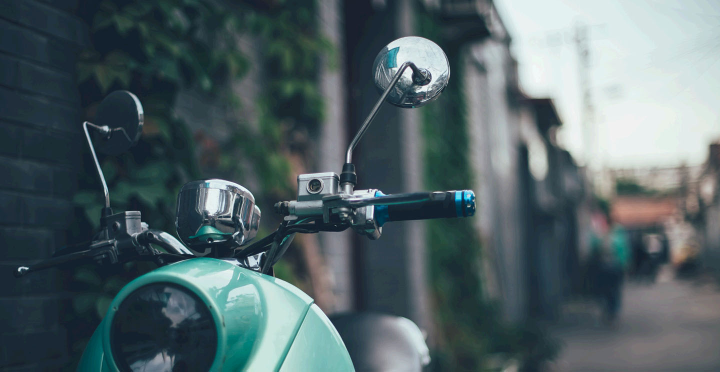
#> input picture background1.jpg, 1440 x 743 px, given in place of 427.jpg, which was not available (shown at 1/2 size)
$ jupyter execute --allow-errors Steganalysis_classifier.ipynb   (shell and % lines are left out)   (older library calls are emulated)   (text cells are left out)
#> lines starting #> are read from the running program, lines starting #| are printed output that depends on the picture; pictures that were not available may be replaced by others from this repository, and a replacement may not be noted
[cell 1]
# Imports
import os
import cv2
import numpy as np
import sys
import xml.etree.ElementTree as ET
import matplotlib.pyplot as plt
import time
from skimage.feature import greycomatrix, greycoprops

from sklearn import svm

[cell 2]
# Testing on only 1 image for now
image_path = "./dataset/T2-Train/img/427.jpg"
xml_path = "./dataset/T2-Train/GT/img/427.jpg.xml"
txt_path = "./dataset/T2-Train/txt/427.txt"
gt_txt_path = "./dataset/T2-Train/GT/txt/427.txt.xml"

[cell 3]
# Load Everything
image = cv2.imread(image_path)
#> image is the input picture: shape (743, 1440, 3); mean B, G, R 102.8, 98.8, 82.3
# GT region from xml
#> (the rest of this cell did not finish here and is left out)

#> (a cell that did not finish here is left out)

#> (a cell that did not finish here is left out)

[cell 6]
image_dict = {}
text_dict = {}
y_dict = {}

[cell 7]
# Our filtering function (assuming that im is already padded)
# It converts the matrix to a 4-d array
# im => image or input
# fil => filter
# return filtred image
def conv_filter(im, fil,trunc = 511):
    fil = np.array(fil)
    # Get the shape of the 4d array needed for filtering
    view_shape = tuple(np.subtract(im.shape, fil.shape) + 1) + fil.shape
    strd = np.lib.stride_tricks.as_strided
    # Get the new view of the array as required for filtering
    subM = strd(im, shape = view_shape, strides = im.strides * 2)
    # for every i,j element in filter with <k,l> 2d array of subM
    # and return thier sum of as an i,j 2d array

#     After getting the filtered output we truncare it
    residual = np.einsum('ij,ijkl->kl',fil,subM.T).T
    residual[residual > trunc] = trunc
    residual[residual < -trunc] = -trunc
    residual = np.round(residual/255).astype('int')
    return residual

[cell 8]
# 1st order filters

def spam14hv(im):
    fil = [[0,0,0],
           [0,-1,1],
           [0,0,0]]
    co_mat = []
    for i in range(4):
        new_im = conv_filter(im, fil)
        co_ocur = greycomatrix(new_im+2,[4],[0, np.pi/2],5,normed=True)
        co_mat.append(co_ocur)
        fil = np.rot90(fil)
    return np.array(co_mat)

# [247 lines left out: functions minmax22hv, minmax24, minmax34hv, minmax41, minmax34, minmax48hv and 1 more, not called in this run]

[cell 9]
# Second order methods
def spam12hv(im):
    fil = [[0,0,0],
           [1,-2,1],
           [0,0,0]]
    co_mat = []
    for i in range(2):
        new_im = conv_filter(im, fil)
        co_ocur = greycomatrix(new_im+2,[4],[0, np.pi/2],5,normed=True)
        co_mat.append(co_ocur)
        fil = np.rot90(fil)

    return np.array(co_mat)

def minmax21(im):
    fil1 = [[0,0,0],
           [1,-2,1],
           [0,0,0]]

    fil2 = [[0,1,0],
           [0,-2,0],
           [0,1,0]]

    co_mat = []

    new_im1 = conv_filter(im, fil1)
    new_im2 = conv_filter(im, fil2)
    out1 = np.min([new_im1,new_im2],axis=0)
    out2 = np.max([new_im1,new_im2],axis=0)

    out1 = greycomatrix(out1+2,[4],[0, np.pi/2],5,normed=True)
    out2 = greycomatrix(out2+2,[4],[0, np.pi/2],5,normed=True)

    co_ocur = out1 - out2
    co_mat.append(co_ocur)

    return np.array(co_mat)


# [92 lines left out: functions minmax41, minmax24hv, minmax32, not called in this run]

[cell 10]
# 3rd degree features
def E33_spam14hv(im):
    fil = [[-1,2,-1],
           [2,-4,2],
           [0,0,0]]

    co_mat = []
    for i in range(4):
        new_im = conv_filter(im, fil)
        co_ocur = greycomatrix(new_im+2,[4],[0, np.pi/2],5,normed=True)
        co_mat.append(co_ocur)
        fil = np.rot90(fil)

    return np.array(co_mat)

def E33_minmax24(im):
    fil1 = [[-1,2,-1],
           [2,-4,2],
           [0,0,0]]

    fil2 = [[-1,2,0],
           [2,-4,0],
           [-1,2,0]]

    co_mat = []
    for i in range(4):

        new_im1 = conv_filter(im, fil1)
        new_im2 = conv_filter(im, fil2)
        out1 = np.min([new_im1,new_im2],axis=0)
        out2 = np.max([new_im1,new_im2],axis=0)

        out1 = greycomatrix(out1+2,[4],[0, np.pi/2],5,normed=True)
        out2 = greycomatrix(out2+2,[4],[0, np.pi/2],5,normed=True)
        co_ocur = out1 - out2
        co_mat.append(co_ocur)

        fil1 = np.rot90(fil1)
        fil2 = np.rot90(fil2)

    return np.array(co_mat)


def E33_minmax22hv(im):
    fil1 = [[-1,2,-1],
           [2,-4,2],
           [0,0,0]]

    fil2 = [[0,0,0],
           [2,-4,2],
           [-1,2,-1]]

    co_mat = []
    for i in range(4):

        new_im1 = conv_filter(im, fil1)
        new_im2 = conv_filter(im, fil2)
        out1 = np.min([new_im1,new_im2],axis=0)
        out2 = np.max([new_im1,new_im2],axis=0)

        out1 = greycomatrix(out1+2,[4],[0, np.pi/2],5,normed=True)
        out2 = greycomatrix(out2+2,[4],[0, np.pi/2],5,normed=True)
        co_ocur = out1 - out2
        co_mat.append(co_ocur)

        fil1 = np.rot90(fil1)
        fil2 = np.rot90(fil2)

    return np.array(co_mat)

def E33_minmax41(im):
    fil1 = [[-1,2,-1],
           [2,-4,2],
           [0,0,0]]

    fil2 = [[0,0,0],
           [2,-4,2],
           [-1,2,-1]]

    fil3 = [[-1,2,0],
           [2,-4,0],
           [-1,2,0]]

    fil4 = [[0,2,-1],
           [0,-4,2],
           [0,2,-1]]

    co_mat = []
    for i in range(4):
        new_im1 = conv_filter(im, fil1)
        new_im2 = conv_filter(im, fil2)
        new_im3 = conv_filter(im, fil3)
        new_im4 = conv_filter(im, fil4)
        out1 = np.min([new_im1,new_im2,new_im3,new_im4],axis=0)
        out2 = np.max([new_im1,new_im2,new_im3,new_im4],axis=0)

        out1 = greycomatrix(out1+2,[4],[0, np.pi/2],5,normed=True)
        out2 = greycomatrix(out2+2,[4],[0, np.pi/2],5,normed=True)
        co_ocur = out1 - out2
        co_mat.append(co_ocur)

        fil1 = np.rot90(fil1)
        fil2 = np.rot90(fil2)
        fil3 = np.rot90(fil3)
        fil4 = np.rot90(fil4)

    return np.array(co_mat)

def E55_spam14hv(im):
    fil = [[-1, 2,-2, 2,-1],
           [ 2,-6, 8,-6, 2],
           [-2, 8,-12,8,-2],
           [ 0, 0, 0, 0, 0],
           [ 0, 0, 0, 0, 0]]

    co_mat = []
    for i in range(4):
        new_im = conv_filter(im, fil)
        co_ocur = greycomatrix(new_im+2,[4],[0, np.pi/2],5,normed=True)
        co_mat.append(co_ocur)
        fil = np.rot90(fil)

    return np.array(co_mat)

def E55_minmax24(im):
    fil1 = [[-1, 2,-2, 2,-1],
           [ 2,-6, 8,-6, 2],
           [-2, 8,-12,8,-2],
           [ 0, 0, 0, 0, 0],
           [ 0, 0, 0, 0, 0]]

    fil2 = [[-1, 2,-2,0,0],
           [ 2,-6, 8, 0,0],
           [-2, 8,-12,0,0],
           [ 2,-6, 8, 0,0],
           [-1, 2,-2, 0,0]]

    co_mat = []
    for i in range(4):

        new_im1 = conv_filter(im, fil1)
        new_im2 = conv_filter(im, fil2)
        out1 = np.min([new_im1,new_im2],axis=0)
        out2 = np.max([new_im1,new_im2],axis=0)

        out1 = greycomatrix(out1+2,[4],[0, np.pi/2],5,normed=True)
        out2 = greycomatrix(out2+2,[4],[0, np.pi/2],5,normed=True)
        co_ocur = out1 - out2
        co_mat.append(co_ocur)

        fil1 = np.rot90(fil1)
        fil2 = np.rot90(fil2)

    return np.array(co_mat)


def E55_minmax22hv(im):
    fil1 = [[-1, 2,-2, 2,-1],
           [ 2,-6, 8,-6, 2],
           [-2, 8,-12,8,-2],
           [ 0, 0, 0, 0, 0],
           [ 0, 0, 0, 0, 0]]

    fil2 = [[0, 0, 0, 0, 0],
           [ 0, 0, 0, 0, 0],
           [-2, 8,-12,8,-2],
           [ 2,-6, 8,-6, 2],
           [-1, 2,-2, 2,-1]]

    co_mat = []
    for i in range(4):

        new_im1 = conv_filter(im, fil1)
        new_im2 = conv_filter(im, fil2)
        out1 = np.min([new_im1,new_im2],axis=0)
        out2 = np.max([new_im1,new_im2],axis=0)

        out1 = greycomatrix(out1+2,[4],[0, np.pi/2],5,normed=True)
        out2 = greycomatrix(out2+2,[4],[0, np.pi/2],5,normed=True)
        co_ocur = out1 - out2
        co_mat.append(co_ocur)

        fil1 = np.rot90(fil1)
        fil2 = np.rot90(fil2)

    return np.array(co_mat)

def E55_minmax41(im):
    fil1 = [[-1, 2,-2, 2,-1],
           [ 2,-6, 8,-6, 2],
           [-2, 8,-12,8,-2],
           [ 0, 0, 0, 0, 0],
           [ 0, 0, 0, 0, 0]]

    fil2 = [[-1, 2,-2,0,0],
           [ 2,-6, 8, 0,0],
           [-2, 8,-12,0,0],
           [ 2,-6, 8, 0,0],
           [-1, 2,-2, 0,0]]

    fil3 = [[0, 0, 0, 0, 0],
           [ 0, 0, 0, 0, 0],
           [-2, 8,-12,8,-2],
           [ 2,-6, 8,-6, 2],
           [-1, 2,-2, 2,-1]]

    fil4 = [[0, 0,-2, 2,-1],
           [ 0, 0, 8,-6, 2],
           [ 0, 0,-12,8,-2],
           [ 0, 0, 8,-6, 2],
           [ 0, 0,-2, 2,-1]]

    co_mat = []
    for i in range(4):
        new_im1 = conv_filter(im, fil1)
        new_im2 = conv_filter(im, fil2)
        new_im3 = conv_filter(im, fil3)
        new_im4 = conv_filter(im, fil4)
        out1 = np.min([new_im1,new_im2,new_im3,new_im4],axis=0)
        out2 = np.max([new_im1,new_im2,new_im3,new_im4],axis=0)

        out1 = greycomatrix(out1+2,[4],[0, np.pi/2],5,normed=True)
        out2 = greycomatrix(out2+2,[4],[0, np.pi/2],5,normed=True)
        co_ocur = out1 - out2
        co_mat.append(co_ocur)

        fil1 = np.rot90(fil1)
        fil2 = np.rot90(fil2)
        fil3 = np.rot90(fil3)
        fil4 = np.rot90(fil4)

    return np.array(co_mat)

[cell 11]
# Square filters
def Square3_spam11(im):
    fil = [[-1,2,-1],
           [2,-4,2],
           [-1,2,-1]]
    co_mat = []
    new_im = conv_filter(im, fil)
    co_ocur = greycomatrix(new_im+2,[4],[0, np.pi/2],5,normed=True)
    co_mat.append(co_ocur)
    return np.array(co_mat)

def Square5_spam11(im):
    fil = [[-1, 2,-2, 2,-1],
           [ 2,-6, 8,-6, 2],
           [-2, 8,-12,8,-2],
           [ 2,-6, 8,-6, 2],
           [-1, 2,-2, 2,-1]]
    co_mat = []
    new_im = conv_filter(im, fil)
    co_ocur = greycomatrix(new_im+2,[4],[0, np.pi/2],5,normed=True)
    co_mat.append(co_ocur)
    return np.array(co_mat)

[cell 12]
def extract_features(image,doc_id):
    global image_dict
    # Convert to gray scale
    gray_image= cv2.cvtColor(image,cv2.cv2.COLOR_RGB2GRAY)

    xfeatures = []
    r = np.sum(spam14hv(gray_image),axis=4)
    xfeatures.extend(r[:,:,:,0])
# [14 lines of commented-out code are left out]

    r = np.sum(spam12hv(gray_image),axis=4)
    xfeatures.extend(r[:,:,:,0])
    r = np.sum(minmax21(gray_image),axis=4)
    xfeatures.extend(r[:,:,:,0])
# [6 lines of commented-out code are left out]


    r = np.sum(E33_spam14hv(gray_image),axis=4)
    xfeatures.extend(r[:,:,:,0])
    r = np.sum(E33_minmax24(gray_image),axis=4)
    xfeatures.extend(r[:,:,:,0])
    r = np.sum(E33_minmax22hv(gray_image),axis=4)
    xfeatures.extend(r[:,:,:,0])
    r = np.sum(E33_minmax41(gray_image),axis=4)
    xfeatures.extend(r[:,:,:,0])

    r = np.sum(E55_spam14hv(gray_image),axis=4)
    xfeatures.extend(r[:,:,:,0])
    r = np.sum(E55_minmax24(gray_image),axis=4)
    xfeatures.extend(r[:,:,:,0])
    r = np.sum(E55_minmax22hv(gray_image),axis=4)
    xfeatures.extend(r[:,:,:,0])
    r = np.sum(E55_minmax41(gray_image),axis=4)
    xfeatures.extend(r[:,:,:,0])

    r = np.sum(Square3_spam11(gray_image),axis=4)
    xfeatures.extend(r[:,:,:,0])
    r = np.sum(Square5_spam11(gray_image),axis=4)
    xfeatures.extend(r[:,:,:,0])

    image_dict[doc_id] = np.array(xfeatures).reshape(-1)

[cell 13]
clf = svm.NuSVC()

[cell 14]
dataset_dir_t1 = { 'image_path' : "./dataset/T1-train/img/",
    'xml_path' : "./dataset/T1-train/GT/T1-GT.xml",
    'txt_path' : "./dataset/T1-train/txt/",
    't2_image_path' : "./dataset/T1-train/img/"}

dataset_dir_t2 = { 'image_path' : "./dataset/T2-Train/img/",
    'xml_path' : "./dataset/T2-Train/GT/img/",
    'txt_path' : "./dataset/T2-Train/txt/",
    'gt_txt_path': "./dataset/T2-Train/GT/txt/"}

[cell 15]
def load_images(dataset_dir):

    for i,filename in enumerate(os.listdir(dataset_dir['image_path'])):
        doc_id = filename.split('.')[0]

        image = cv2.imread(os.path.join(dataset_dir['image_path'],filename))
        extract_features(image,doc_id)
#> in extract_features, `gray_image= cv2.cvtColor(image,cv2.cv2.COLOR_RGB2GRAY)`:
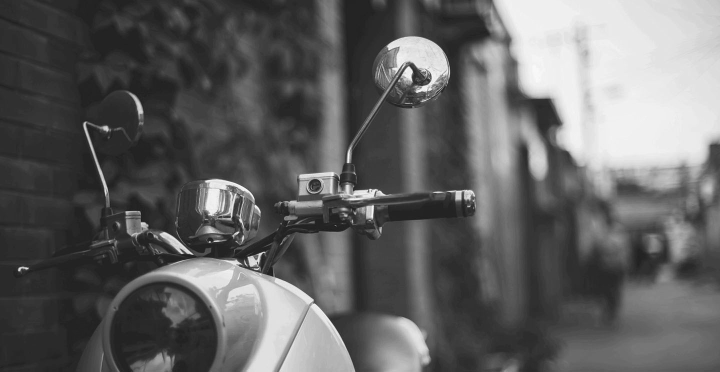
#> gray_image: shape (743, 1440) (shown at 1/2 size); min 15, max 254, mean 98.1
#> the loop in spam14hv, `for i in range(4):` made 4 passes
#> pass 1, in conv_filter, `residual = np.einsum('ij,ijkl->kl',fil,subM.T).T`:
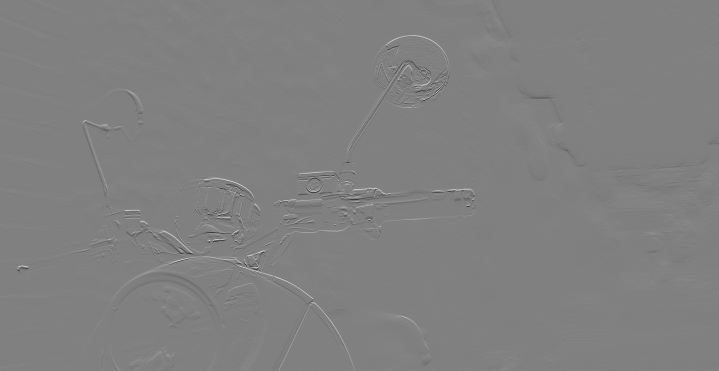
#> residual: shape (741, 1438) int64 (shown at 1/2 size); min -144, max 141, mean 0; drawn with min black and max white
#> pass 1, in conv_filter, `residual = np.round(residual/255).astype('int')`:
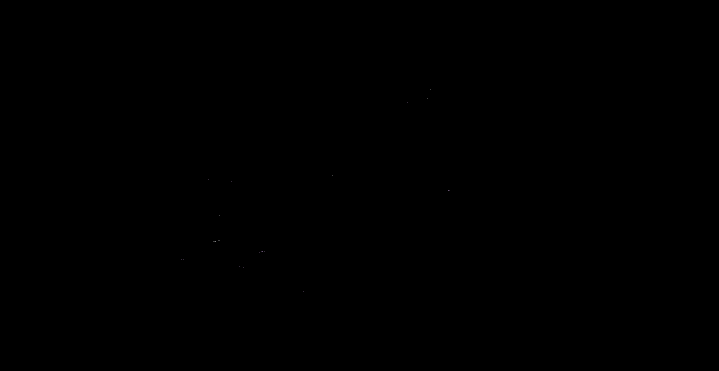
#> residual: shape (741, 1438) int64 (shown at 1/2 size); 3 distinct labels, from -1 to 1; one colour per label, 0 black, -1 white
#> after the loop in spam14hv, `for i in range(4):`: co_mat = 4 items
#> the loop in spam12hv, `for i in range(2):` made 2 passes
#> pass 1, in conv_filter (call 5), `residual = np.einsum('ij,ijkl->kl',fil,subM.T).T`:
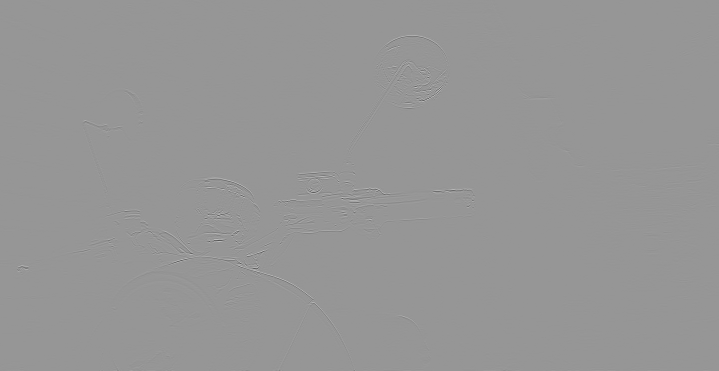
#> residual: shape (741, 1438) int64 (shown at 1/2 size); min -266, max 186, mean 0; drawn with min black and max white
#> after the loop in spam12hv, `for i in range(2):`: co_mat = 2 items
#> in minmax21, `out1 = np.min([new_im1,new_im2],axis=0)`: out1: shape (741, 1438) int64; 3 distinct labels, from -1 to 1
#> in minmax21, `out2 = np.max([new_im1,new_im2],axis=0)`: out2: shape (741, 1438) int64; 3 distinct labels, from -1 to 1
#> the loop in E33_spam14hv, `for i in range(4):` made 4 passes
#> pass 1, in conv_filter (call 9), `residual = np.round(residual/255).astype('int')`:
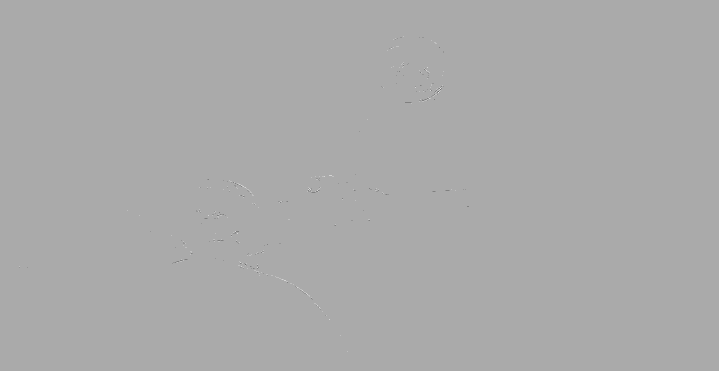
#> residual: shape (741, 1438) int64 (shown at 1/2 size); min -2, max 1, mean -7.32e-05; drawn with min black and max white
#> after the loop in E33_spam14hv, `for i in range(4):`: co_mat = 4 items
#> in Square3_spam11, `new_im = conv_filter(im, fil)`: new_im: shape (741, 1438) int64; 3 distinct labels, from -1 to 1
